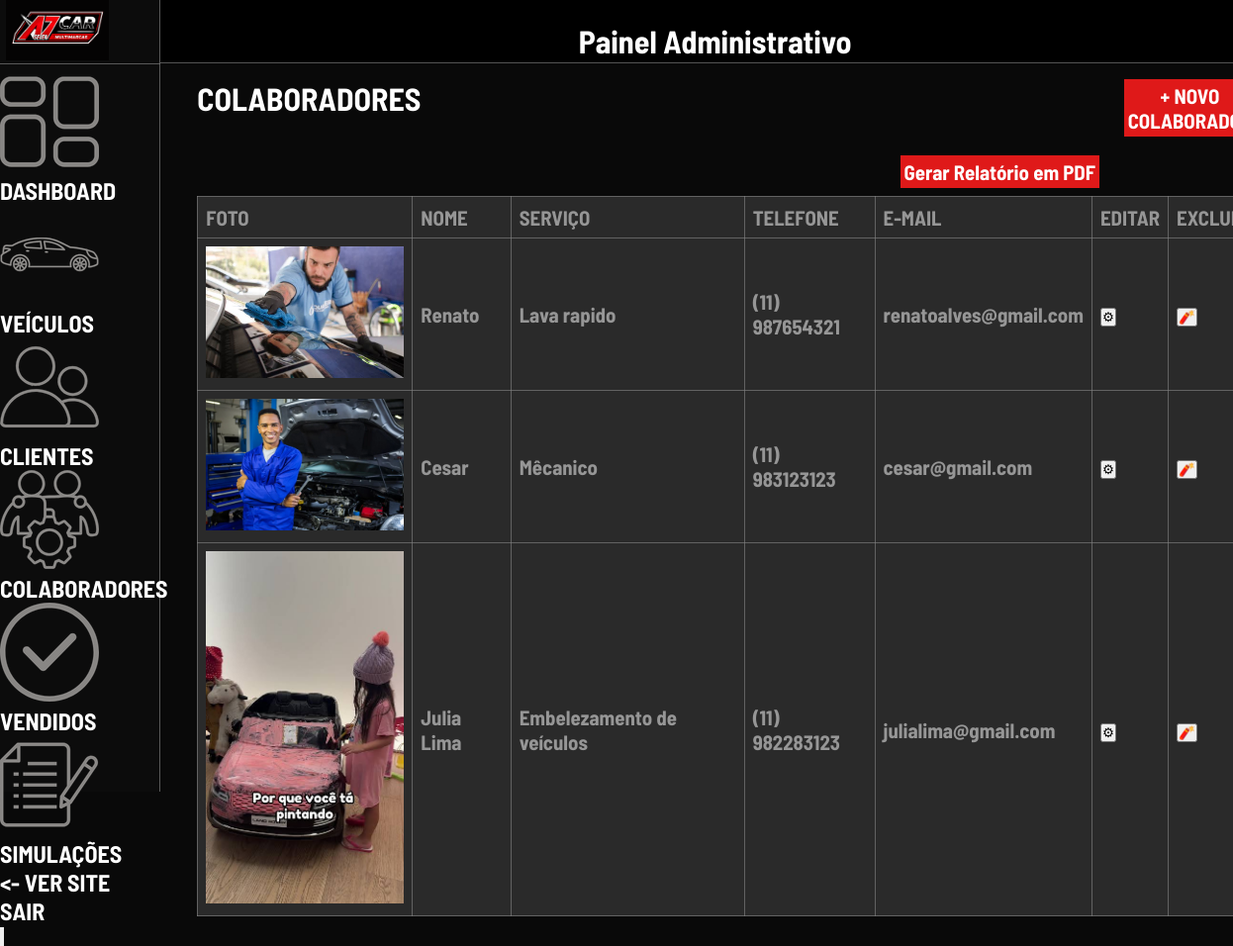
/php/admin/Colaboradores.php (signed in), run on the app's committed database.
### tables this page shows
CREATE TABLE IF NOT EXISTS `colaborador` (
  `id_col` int NOT NULL AUTO_INCREMENT,
  `nome_col` varchar(255) NOT NULL,
  `foto_col` varchar(255) NOT NULL,
  `descricao_col` varchar(700) NOT NULL,
  `telefone_col` varchar(15) NOT NULL,
  `email_col` varchar(255) NOT NULL,
  `servico_col` varchar(255) NOT NULL,
  PRIMARY KEY (`id_col`),
  UNIQUE KEY `email_col` (`email_col`)
);

### php/admin/Colaboradores.php (the view, shortened to what this page needs)
<!DOCTYPE html>
<html lang="pt">
<head>
    <link rel="stylesheet" href="../../css/adimin.css">
    <link rel="stylesheet" href="../../css/ADMcolaboradores.css">
</head>
<body>
    <?php
    include __DIR__ . "/_Aside.php";
    ?>
        <div id="meio">
            <div id="titulo">
                <h1>COLABORADORES</h1>
                <button class="btn" onclick="window.location.href='Cadastrar/NovoColaborador.php'"> + NOVO COLABORADOR</button>
            </div>
            <br>
            <button onclick="window.open('../salvar/Relatorios/relatorio_colaborador.php', '_blank')" class="btn">Gerar Relatório em PDF</button>
            <div id="CE">
                <table>
                <tr>
                    <td>FOTO</td>
                    <td>NOME</td>
                    <td>SERVIÇO</td>
                    <td>TELEFONE</td>
                    <td>E-MAIL</td>
                    <td>EDITAR</td>
                    <td>EXCLUIR</td>
                </tr>
		<?php
                include_once "../salvar/Conexao.php";
                $stmt = $sql->prepare("SELECT * FROM colaborador ");
                $stmt->execute();
                $result = $stmt->get_result();
                while($row = $result->fetch_assoc()){
                $caminho = $row['foto_col'];
                    echo "
                    <tr>
                        <td><img src='" . htmlspecialchars($row['foto_col'], ENT_QUOTES, 'UTF-8') . "' alt='Foto do Colaborador' width='200'></td>
                        <td>".htmlspecialchars($row['nome_col'], ENT_QUOTES, 'UTF-8')."</td>
                        <td>".htmlspecialchars($row['servico_col'], ENT_QUOTES, 'UTF-8')."</td>
                        <td>".htmlspecialchars($row['telefone_col'])."</td>
                        <td>".htmlspecialchars($row['email_col'], ENT_QUOTES, 'UTF-8')."</td>
                        <td>
                            <button onclick=\"location.href='../salvar/Editar/EditarColaborador.php?id=".$row['id_col']."'\">⚙</button>
                        </td>
                        <td>
                            <button onclick=\"return confirm('Tem certeza que deseja excluir este colaborador?') ? location.href='../salvar/Excluir/ExcluirColaborador.php?id=".$row['id_col']."&caminho=".$caminho."' : false;\">🧨</button>
                        </td>
                    </tr>";
                }
                ?>
                </table>
            </div>
        </div>
</body>
</html>

### css/adimin.css (style rules this page uses)
h1 { font-family: Barlow-Bold; }
* { margin: 0; padding: 0; box-sizing: border-box; font-weight: normal; }
body { margin-top: 0vh; display: flex; flex-direction: row; min-height: 100vh; width: 100vw; overflow-x: hidden; background-color: rgb(9, 9, 9); color: white; font-family: Barlow; }
table { border-spacing: 2vw; background-color: rgba(128, 128, 128, 0.284); border-collapse: collapse; border: 1px solid rgba(128, 128, 128, 0.655); }
th, td { border: 1px solid rgba(128, 128, 128, 0.655); padding: 8px; color: rgb(150, 150, 150); font-family: Barlow-Bold; }

### css/ADMcolaboradores.css (style rules this page uses)
#CE { width: fit-content; height: 50vh; display: flex; flex-direction: row; align-items: flex-start; padding: 1vh 0vw 1vh 0vw; font-size: 1.3rem; }
#meio { display: flex; flex-direction: column; align-items: flex-start; margin-left: 3vw; margin-top: 10vh; width: 100vw; }
.btn { border: 4px solid rgb(223, 25, 25); background-color: rgb(223, 25, 25); color: white; font-family: Barlow-Bold; font-size: 1.3rem; margin-left: 57vw; width: fit-content; }
#titulo { display: flex; flex-direction: row; }

### data on the page
colaborador: foto_col (picture), nome_col "Renato", servico_col "Lava rapido", telefone_col "(11) 987654321", email_col "renatoalves@gmail.com"
colaborador: foto_col (picture), nome_col "Cesar", servico_col "Mêcanico", telefone_col "(11) 983123123", email_col "cesar@gmail.com"
colaborador: foto_col (picture), nome_col "Julia Lima", servico_col "Embelezamento de veículos", telefone_col "(11) 982283123", email_col "julialima@gmail.com"
